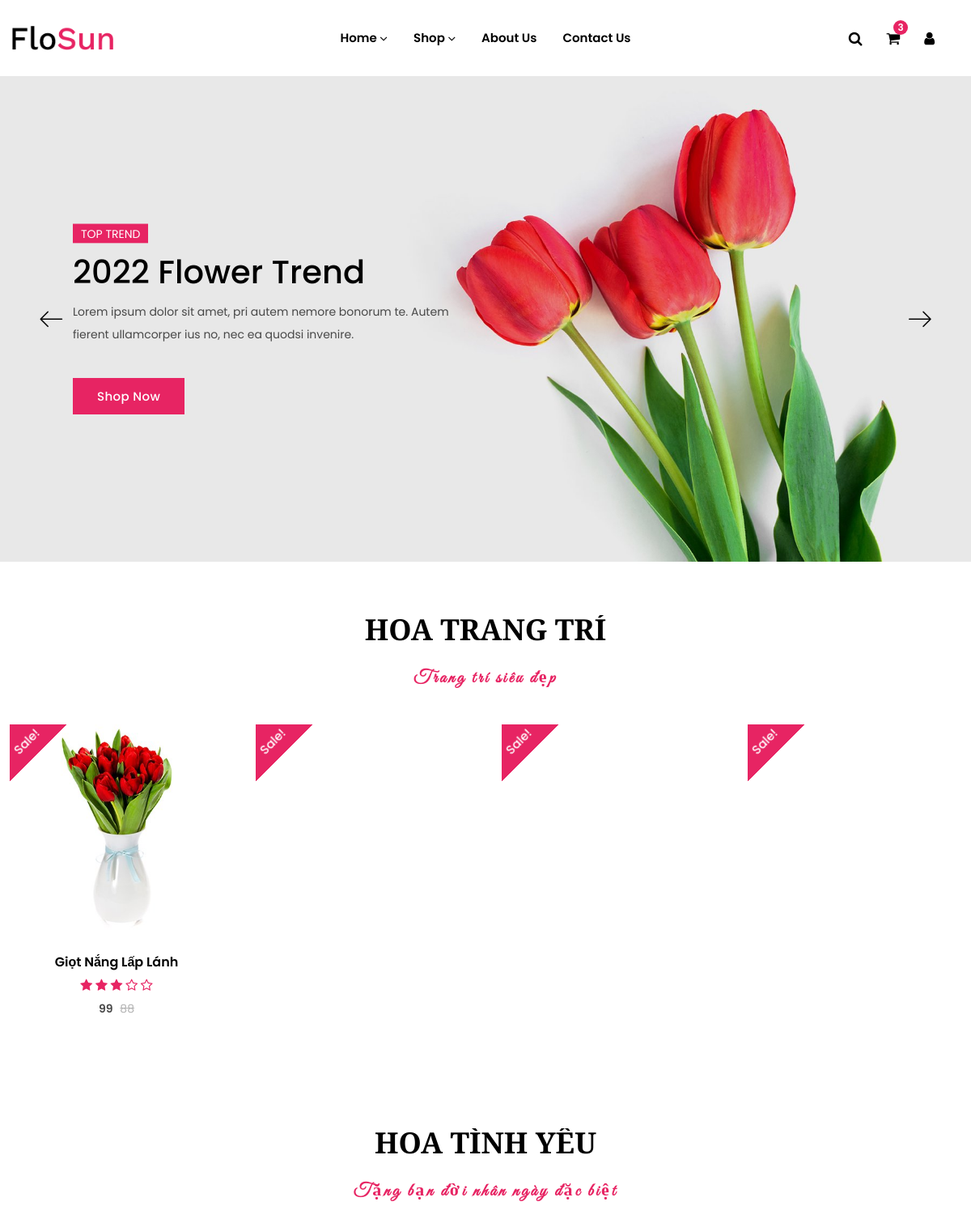
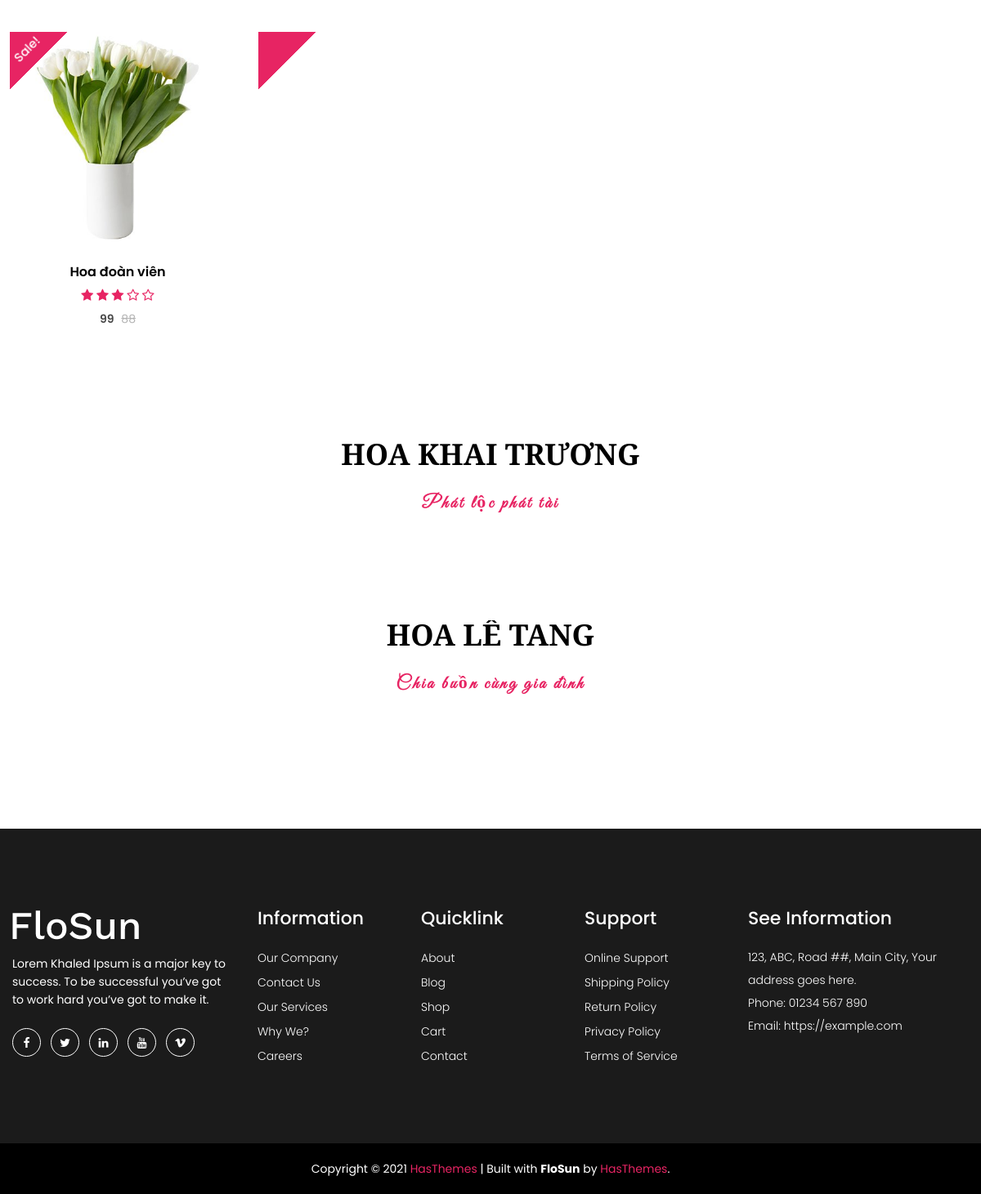
The page / on the database its author committed (2 pictures, top to bottom).
### tables this page shows
CREATE TABLE `danhmuc` (
  `ma_dm` int(11) NOT NULL,
  `ten_dm` varchar(30) NOT NULL,
  `slogan` varchar(50) NOT NULL
);

CREATE TABLE `sanpham` (
  `ma_sp` int(11) NOT NULL,
  `ten_sp` varchar(50) NOT NULL,
  `hinh` varchar(255) DEFAULT NULL,
  `mo_ta` text NOT NULL,
  `ma_dm` int(11) NOT NULL
);

### app/Controllers/BaseController.php (called while the page is built, shortened)
<?php
class BaseController{
    public function view($path, $data=[]){
        extract($data);
        include_once "app/Views/client/header.php";
        include_once "app/Views/$path.php";
        include_once "app/Views/client/footer.php";
    }
}

### app/Controllers/HomeController.php (called while the page is built, shortened)
<?php
class HomeController extends BaseController{
    public function index(){
        $danhsachdanhmuc = DanhMucModel::all();
        $danhsachsanpham = SanPhamModel::all();
        return $this->view(
            "client/home",
            [
                "danhsachsanpham"=>$danhsachsanpham,
                "danhsachdanhmuc"=>$danhsachdanhmuc
            ]
        );
    }
}

### app/Router.php (called while the page is built, shortened)
<?php
class Router{
    protected static $router =[];
    public static function get($path, $callback){
        static::$router['get'][$path]=$callback;
    }
    public static function post($path, $callback){
        static::$router['post'][$path]=$callback;
    }
    public function getMethod(){
        return strtolower($_SERVER["REQUEST_METHOD"]);
    }
    public function resolve(){
        $method = $this->getMethod();
        $path = $_SERVER["REQUEST_URI"];
        $path = str_replace(ROOT_URI,"/",$path);
        $callback =false ;
        if(isset(static::$router[$method][$path])){
            $callback = static::$router[$method][$path];
        }
        if(is_array($callback)){
            $callback[0] = new $callback[0];
            return call_user_func($callback);
        }
    }
}

### index.php (called while the page is built, shortened)
<?php
$router = new Router;
$router->resolve();

### app/Models/BaseModel.php (called while the page is built, shortened)
<?php
 class BaseModel {
    protected $conn;
    protected $sqlBuilder;
    public function __construct(){
        $host = HOSTNAME;
        $dbname =DBNAME;
        $username=USERNAME;
        $password=PASSWORD;
        try {
            $this->conn = new PDO("mysql:host=$host;dbname=$dbname;charset=utf8", $username, $password);
            $this -> conn -> setAttribute(PDO::ATTR_ERRMODE,PDO::ERRMODE_EXCEPTION);
        }catch(\PDOException $e){
            echo "Lỗi kết nối CSDL: ".$e->getMessage();
        }
    }
    public static function all(){
        $model = new static;
        $model->sqlBuilder ="SELECT * FROM $model->tableName";
        $stmt =$model -> conn->prepare($model->sqlBuilder);
        $stmt->execute();
        return $stmt-> fetchAll(PDO::FETCH_CLASS);
    }
    public static function where($column, $codition, $value){
        $model = new static;
        $model->sqlBuilder= "SELECT * FROM $model->tableName WHERE `$column` $codition '$value'";
        return $model;
    }
    public function get(){
        $stmt = $this->conn->prepare($this->sqlBuilder);
        $stmt ->execute();
        return $stmt -> fetchAll(PDO::FETCH_CLASS);
    }
 }

### app/Views/client/home.php (the view, shortened to what this page needs)
<div class="intro11-slider-wrap section">
    <div class="intro11-slider swiper-container">
        <div class="swiper-wrapper">
            <div class="intro11-section swiper-slide slide-1 slide-bg-1 bg-position">
                <div class="intro11-content text-left">
                    <h3 class="title-slider text-uppercase">Top Trend</h3>
                    <h2 class="title">2022 Flower Trend</h2>
                    <p class="desc-content">Lorem ipsum dolor sit amet, pri autem nemore bonorum te. Autem fierent ullamcorper ius no, nec ea quodsi invenire. </p>
                    <a href="?ctl=productdentail" class="btn flosun-button secondary-btn theme-color  rounded-0">Shop Now</a>
                </div>
            </div>
            <div class="intro11-section swiper-slide slide-2 slide-bg-1 bg-position">
                <div class="intro11-content text-left">
                </div>
            </div>
        </div>
        <div class="home1-slider-prev swiper-button-prev main-slider-nav"><i class="lnr lnr-arrow-left"></i></div>
        <div class="home1-slider-next swiper-button-next main-slider-nav"><i class="lnr lnr-arrow-right"></i></div>
    </div>
</div>
<?php
    foreach($danhsachdanhmuc as $dm):
?>
<div class="product-area mt-text-2" style="margin-bottom:40px">
    <div class="container custom-area-2 overflow-hidden">
        <div class="row">
            <div class="col-12 col-custom">
                <div class="section-title text-center mb-30">
                    <h3 class="section-title-3"><?=$dm->ten_dm?></h3>
                    <span class="section-title-1"><?=$dm->slogan?></span>
                </div>
            </div>
        </div>
        <div class="row product-row">
            <div class="col-12 col-custom">
                <div class="product-slider swiper-container anime-element-multi">
                    <div class="swiper-wrapper">
                        <?php
                            $spdm = SanPhamModel::where("ma_dm","=","$dm->ma_dm")->get();
                            foreach($spdm as $sp):
                        ?>
                        <div class="single-item swiper-slide">
                            <div class="single-product position-relative mb-30">
                                <div class="product-image">
                                    <a class="d-block" href="productdentail?ma_sp=<?=$sp->ma_sp?>">
                                        <img src="images/<?=$sp->hinh?>" alt="" class="product-image-1 w-100">
                                    </a>
                                    <span class="onsale">Sale!</span>
                                    <div class="add-action d-flex flex-column position-absolute">
                                    </div>
                                </div>
                                <div class="product-content">
                                    <div class="product-title">
                                        <h4 class="title-2"> <a href="?ctl=productdentail"><?=$sp->ten_sp?></a></h4>
                                    </div>
                                    <div class="product-rating">
                                        <i class="fa fa-star"></i>
                                        <i class="fa fa-star"></i>
                                        <i class="fa fa-star"></i>
                                        <i class="fa fa-star-o"></i>
                                        <i class="fa fa-star-o"></i>
                                    </div>
                                    <div class="price-box">
                                        <span class="regular-price ">99</span>
                                        <span class="old-price"><del>88</del></span>
                                    </div>
                                </div>
                            </div>
                        </div>
                        <?php
                            endforeach;
                        ?>
                    </div>
                    <div class="swiper-pagination default-pagination" style="bottom:25px"></div>
                </div>
            </div>
        </div>
    </div>
</div>
<?php
    endforeach;
?>

### rows shown on the page
danhmuc: ten_dm "HOA TRANG TRÍ", slogan "Trang trí siêu đẹp"
sanpham: hinh (picture), ten_sp "Giọt Nắng Lấp Lánh"
sanpham: hinh (picture)
sanpham: hinh (picture)
sanpham: hinh (picture)
danhmuc: ten_dm "HOA TÌNH YÊU", slogan "Tặng bạn đời nhân ngày đặc biệt"
sanpham: hinh (picture), ten_sp "Hoa đoàn viên"
sanpham: hinh (picture)
danhmuc: ten_dm "HOA KHAI TRƯƠNG", slogan "Phát lộc phát tài"
danhmuc: ten_dm "HOA LỄ TANG", slogan "Chia buồn cùng gia đình"
